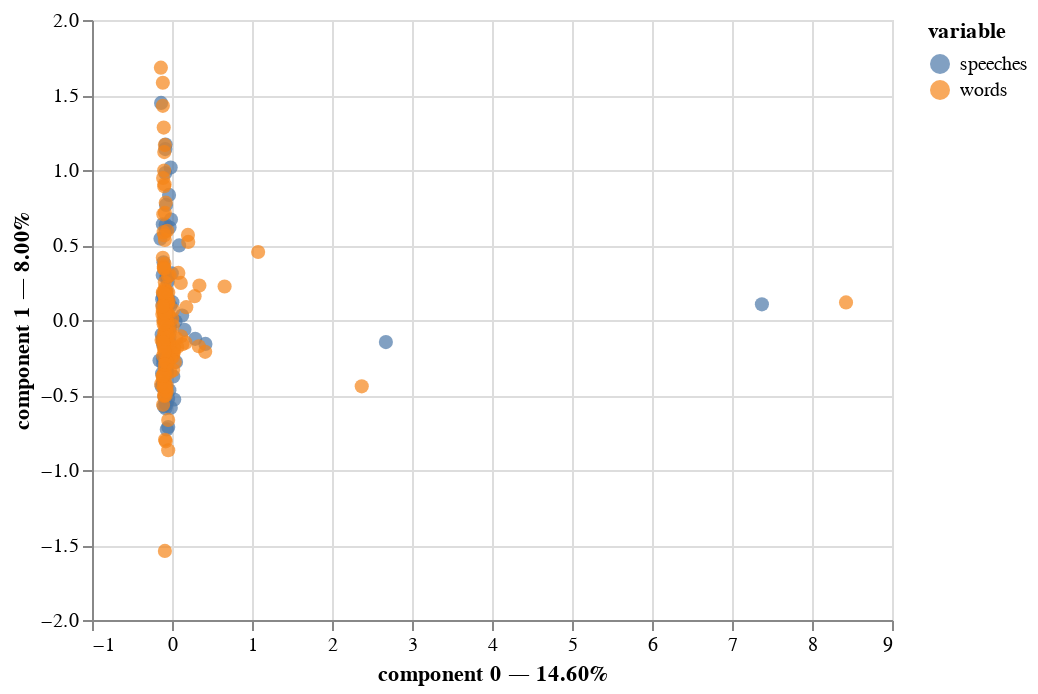

Notebook code cell kept with this figure:
### Code cell
cag.plot(
    ctabshort_gwb,
    x_component=0,
    y_component=1
)

### Figure 1 — Vega-Lite specification as saved in the notebook (floating-point values rounded to 4 significant figures; data arrays with more than 128 entries replaced by an {"elided": "..."} marker saying what was removed)
{"config": {"view": {"continuousWidth": 400, "continuousHeight": 300}}, "data": {"name": "data-0007ecdb01ca75788884dfc2af692920"}, "mark": {"type": "circle", "size": 50}, "encoding": {"color": {"field": "variable", "type": "nominal"}, "tooltip": [{"field": "variable", "type": "nominal"}, {"field": "value", "type": "nominal"}, {"field": "component 0", "type": "quantitative"}, {"field": "component 1", "type": "quantitative"}], "x": {"axis": {"title": "component 0 — 14.60%"}, "field": "component 0", "scale": {"zero": false}, "type": "quantitative"}, "y": {"axis": {"title": "component 1 — 8.00%"}, "field": "component 1", "scale": {"zero": false}, "type": "quantitative"}}, "selection": {"selector002": {"type": "interval", "bind": "scales", "encodings": ["x", "y"]}}, "$schema": "https://vega.github.io/schema/vega-lite/v4.17.0.json", "datasets": {"data-0007ecdb01ca75788884dfc2af692920": {"elided": "240 records"}}}
